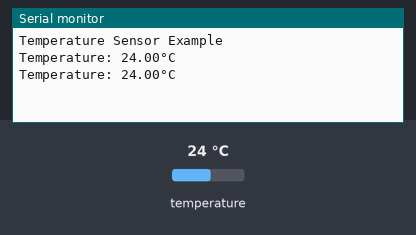
Recording of a sketch running on a simulated ESP8266 (NodeMCU). Parts: the last lines printed to the serial monitor. The test bench sets the inputs (shaded band); at power-on: temperature 24 °C.

Above: at 4.3 s.
4.4 s: temperature set to 12 °C
At 7.3 s:
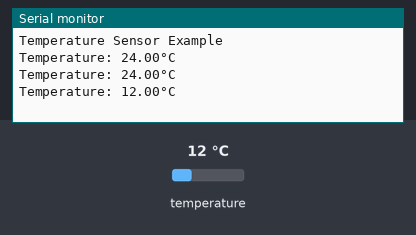
8.1 s: temperature set to 19 °C
At 10.5 s:
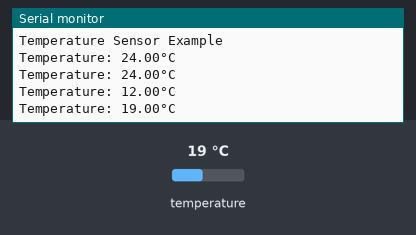
Timing chart, 0 to 12.0 s (numbered marks = the images above; inputs shaded):
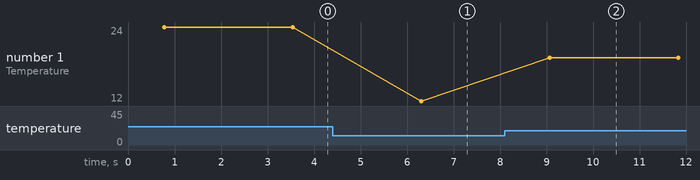

The sketch:

Temperature.ino
```cpp
#include <OneWire.h>
#include <DallasTemperature.h>

// Pin where DS18B20 is connected
#define ONE_WIRE_BUS D2 // Replace D2 with the GPIO you're using

// Setup a oneWire instance to communicate with any OneWire device
OneWire oneWire(ONE_WIRE_BUS);

// Pass the oneWire reference to DallasTemperature library
DallasTemperature sensors(&oneWire);

void setup() {
  Serial.begin(115200); // Start serial communication
  sensors.begin();      // Start the DS18B20 sensor
  Serial.println("Temperature Sensor Example");
}

void loop() {
  sensors.requestTemperatures();               // Send command to get temperatures
  float temperature = sensors.getTempCByIndex(0); // Get temperature in Celsius
  Serial.print("Temperature: ");
  Serial.print(temperature);
  Serial.println("°C");

  delay(2000); // Wait 1 second before next reading
}
```

Measured:
- after the input at 4.4 s, the serial monitor: prints a new line after 1.9 s (image 1)
- after the input at 8.1 s, the serial monitor: prints a new line after 0.97 s (image 2)
- plotted number 1: 24 → 12 after the input at 4.4 s, 12 → 19 after the input at 8.1 s
